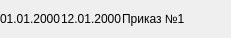
<?xml version="1.0" encoding="UTF-8"?>
<ui version="4.0">
 <class>BusinessTripListItem</class>
 <widget class="QWidget" name="BusinessTripListItem">
  <property name="geometry">
   <rect>
    <x>0</x>
    <y>0</y>
    <width>231</width>
    <height>38</height>
   </rect>
  </property>
  <property name="windowTitle">
   <string>Form</string>
  </property>
  <layout class="QHBoxLayout" name="horizontalLayout" stretch="1,1,5">
   <property name="spacing">
    <number>0</number>
   </property>
   <property name="leftMargin">
    <number>0</number>
   </property>
   <property name="topMargin">
    <number>0</number>
   </property>
   <property name="rightMargin">
    <number>0</number>
   </property>
   <property name="bottomMargin">
    <number>0</number>
   </property>
   <item>
    <widget class="QLabel" name="label">
     <property name="text">
      <string>01.01.2000</string>
     </property>
    </widget>
   </item>
   <item>
    <widget class="QLabel" name="label_2">
     <property name="text">
      <string>12.01.2000</string>
     </property>
    </widget>
   </item>
   <item>
    <widget class="QLabel" name="label_3">
     <property name="text">
      <string>Приказ №1</string>
     </property>
    </widget>
   </item>
  </layout>
 </widget>
 <resources/>
 <connections/>
</ui>
